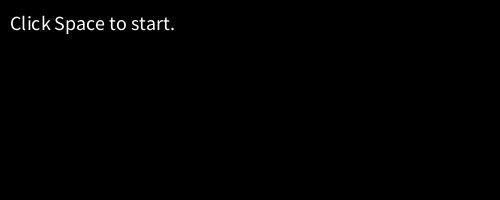
Frame 1 (no input)
Frame 60 (the mouse pressed at the canvas centre just before this capture): identical to frame 1, image omitted
Frame 120 (the mouse held since frame 60 and released just before this capture): identical to frame 1, image omitted

The Processing sketch that drew this single still picture (run headless with seeded random() and noise(); from frame 60 on, the mouse is pressed at the canvas centre):

// Processing sketch: sketch_12_4
// ── sketch_12_4.pde
int time = 0 - second();
int timeM = 0;
int timer;
int noHolding = 0;
int timeSet;
int a = 0;
int i = 0;
boolean restart = false;

void setup () {
  size (500, 200);
  background (0);
  textSize (20);
  text ("Click Space to start.", 10, 30);
}

void draw () {
  timer = time + second();
  
  if (timer < 0) {
    timer = timer + 60;
  }
  if (timer == 59 && i == 0) {
    timeM++;
    i++;
  }
  if (timer == 1) {
    i = 0;
  }
  
  if (keyCode == 32 && a == 0 && restart == false) {
    background (0);
    text ("Press Enter to stop.", 10, 30);
    text (timer + " Seconden.", 123, 120);
    text (timeM + " Minuten en ", 10, 120);
    a = 0;
  }
  
  if (keyCode == 10) {
    a++;
  }
  
  if (a == 0) {
  println (timer);
  } else if (a == 1) {
        timeSet = timer + second();
    println (timeSet - timeSet + timer);
  }
  
}

void keyPressed () {
if (keyCode == 10) {
    timeSet = timer + second();
    
    background (0);
    text (timer + " Seconden.", 123, 120);
    text (timeM + " Minuten en ", 10, 120);
  }
}
